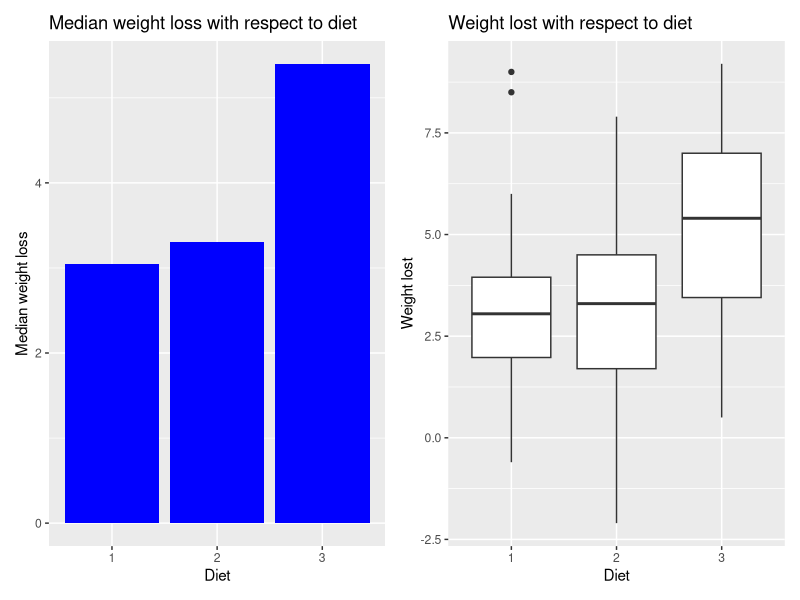

Generate this figure with R:
## ---- chunk 1
#knitr::opts_chunk$set(echo = TRUE)
library(tidyverse)
library(ggplot2)
library(patchwork)

## ---- chunk 2
knitr::opts_chunk$set(echo = TRUE)
diet <- read.table("resources/diet.txt", header = TRUE)
diet <- diet %>% 
  mutate(weight_loss = preweight - weight6weeks)
## ---- chunk 3
head(diet)

## ---- chunk 4

box_plot <- diet %>%
  ggplot(aes(x = factor(diet), y = weight_loss)) +
  geom_boxplot() +
  labs(x = "Diet", y = "Weight lost", title = "Weight lost with respect to diet")

median_plot <- diet %>% 
  group_by(diet) %>% 
  summarize(median_weight_loss = median(weight_loss)) %>%
  ggplot(aes(x=factor(diet), y=median_weight_loss)) +
  geom_bar(stat="identity", fill="blue") +
  labs(x="Diet", y ="Median weight loss", title="Median weight loss with respect to diet") 

median_plot + box_plot

## ---- chunk 5
fit <- aov(weight_loss ~ diet , data = diet)
summary(fit)
## ---- chunk 6
diet %>% 
  group_by(diet) %>% 
  summarize(median_weight_loss = median(weight_loss)) %>%
  arrange(desc(median_weight_loss))
## ---- chunk 7
fit <- aov(weight_loss ~ diet * gender, data = diet)
summary(fit)

